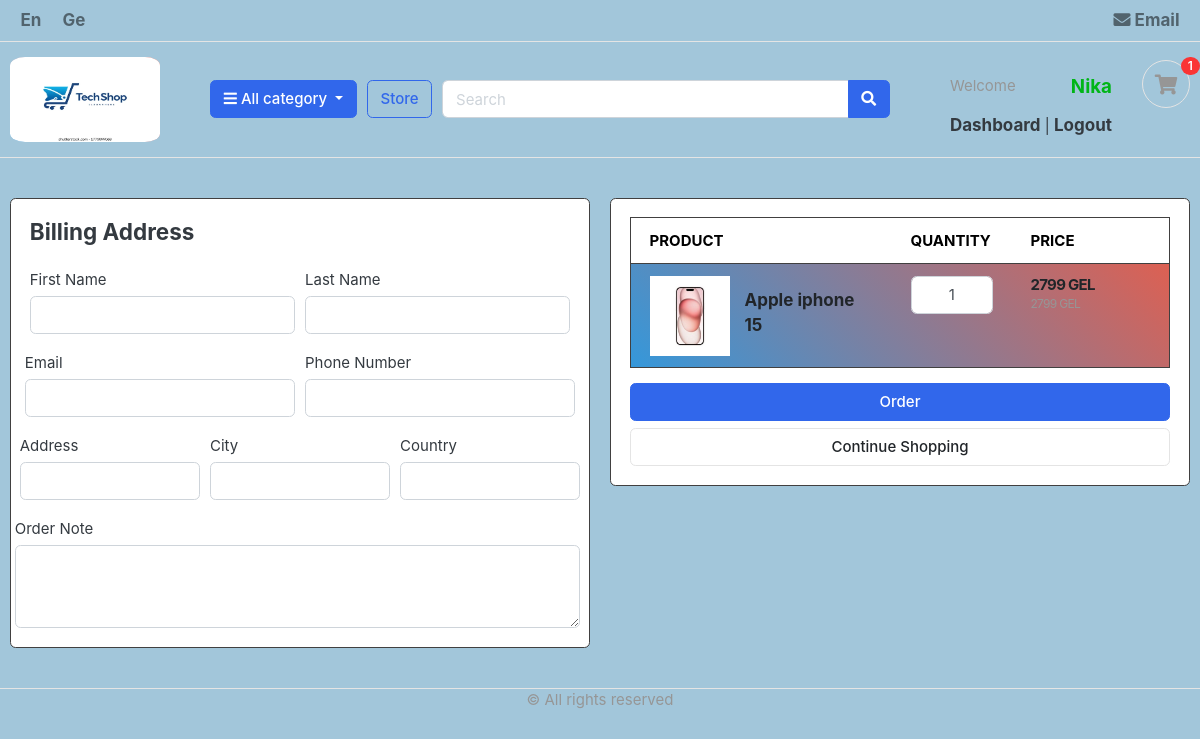
Page /cart/checkout/ (signed in) on the earlier database version.
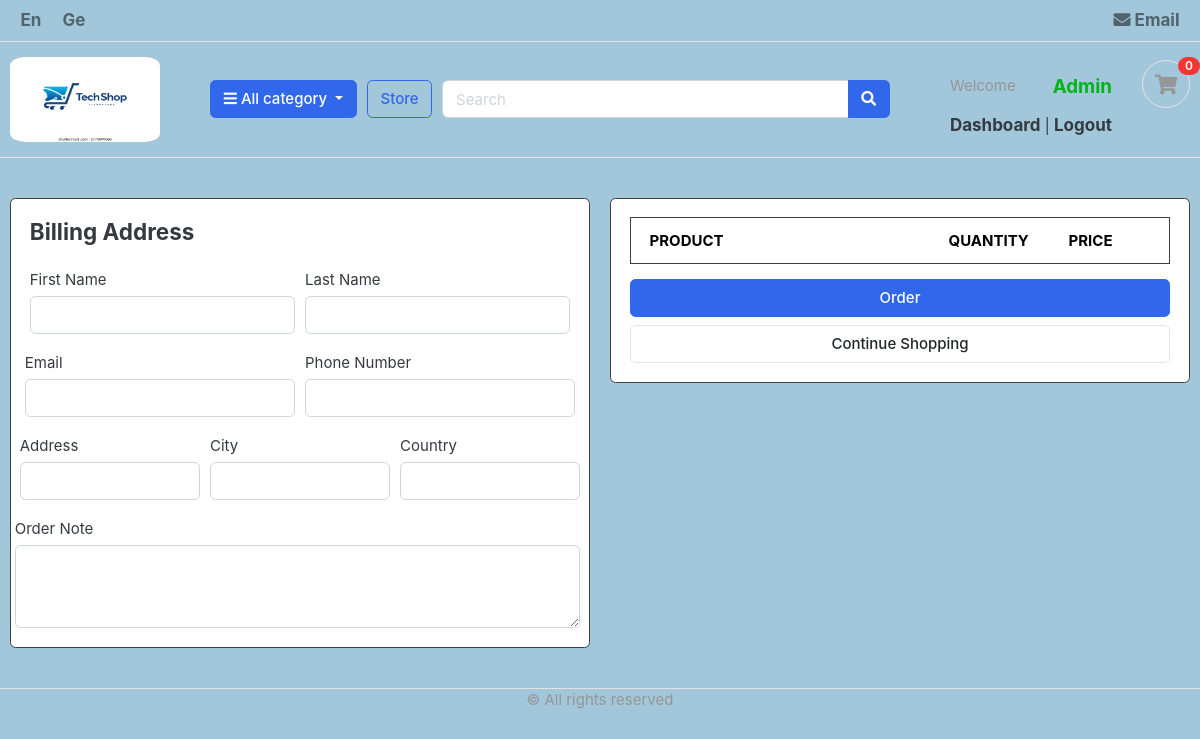
Same page on the later database version.
### accounts/models.py (models this page shows, shortened)
class Account(AbstractBaseUser):
    first_name = models.CharField(max_length=50)
    last_name = models.CharField(max_length=50)
    username = models.CharField(max_length=50, unique=True)
    email = models.EmailField(max_length=50, unique=True)
    phone_number = models.CharField(max_length=50)
    date_joined = models.DateTimeField(auto_now_add=True)
    last_login = models.DateTimeField(auto_now_add=True)
    is_admin = models.BooleanField(default=False)
    is_staff = models.BooleanField(default=False)
    is_active = models.BooleanField(default=False)
    is_superadmin = models.BooleanField(default=False)
    USERNAME_FIELD = 'email'
    REQUIRED_FIELDS = ['username', 'first_name', 'last_name']
    objects = MyAccountManager()

### cart/models.py (models this page shows, shortened)
class CartItem(models.Model):
    user =models.ForeignKey(Account, on_delete=models.CASCADE, null=True)
    product= models.ForeignKey(Product, on_delete=models.CASCADE)
    variations=models.ManyToManyField(Variation, blank=True)
    cart=models.ForeignKey(Cart, on_delete=models.CASCADE, null=True)
    quantity=models.IntegerField()
    is_active=models.BooleanField(default=True)
    def sub_total(self):
        return self.product.price * self.quantity

### store/models.py (models this page shows, shortened)
class Product(models.Model):
    product_name = models.CharField(max_length=200, unique=True)
    slug= models.SlugField(max_length=200, unique=True)
    description=models.TextField(max_length=500, blank=True)
    price = models.IntegerField()
    images=models.ImageField(upload_to='photos/products')
    stock=models.IntegerField()
    is_avaliable=models.BooleanField(default=True)
    category=models.ForeignKey(Category, on_delete=models.CASCADE)
    created_date=models.DateTimeField(auto_now_add=True)
    modified_date=models.DateTimeField(auto_now=True)
    def get_url(self):
        if self.slug:
            url = reverse('product_detail', args=[self.category.slug, self.slug])
            print("URL for {}: {}".format(self.product_name, url))
            return url
        else:
            print("Empty slug for product: {}".format(self.product_name))
            return ''

### cart/views.py (the view)
# urls.py: path('checkout/', views.checkout, name='checkout')
@login_required(login_url='login')
def checkout(request,total=0, quantity=0, cart_items=None):
    try:
        tax= 0
        grand_total=0
        if request.user.is_authenticated:
            cart_items= CartItem.objects.filter(user=request.user, is_active=True)
        else:
            cart = Cart.objects.get(cart_id=_cart_id(request))
            cart_items=CartItem.objects.filter(cart=cart, is_active=True)
        for cart_item in cart_items:
            total+=(cart_item.product.price * cart_item.quantity)
            quantity+=cart_item.quantity
        tax = (2 * total)/100
        grand_total = total + tax
    except Cart.ObjectDoesNotExists:
        pass
    context ={
        'total':total,
        'quantity': quantity,
        'cart_items': cart_items,
        'tax': tax,
        'grand_total': grand_total,
    }
    return render(request, 'store/checkout.html', context)

### cart/context_processors.py (called while the page is built)
def counter(request):
    cart_count=0
    if 'admin' in request.path:
        return {}
    else:
        try:
            cart = Cart.objects.filter(cart_id=_cart_id(request))
            if request.user.is_authenticated:
                cart_items = CartItem.objects.all().filter(user=request.user)
            else:
               cart_items= CartItem.objects.all().filter(cart=cart[:1])
            for cart_item in cart_items:
                cart_count+= cart_item.quantity
        except Cart.DoesNotExist:
            cart_count=0
    return dict(cart_count=cart_count)

### cart/views.py (called while the page is built)
def _cart_id(request):
    cart= request.session.session_key
    if not cart:
        cart = request.session.create()
    return cart

### category/context_processors.py (called while the page is built)
def menu_links(request):
    links = Category.objects.all()
    return dict(links=links)

### category/models.py (called while the page is built)
    def get_url(self):
        return reverse('products_by_category', args=[self.slug])

### templates/store/checkout.html (shortened to what the changed rows need)
{% extends 'base.html' %}
{% load static %}
{% block content %}
<section class="section-content padding-y bg">
    <div class="container">
    <div class="row">
        <aside class="col-lg-6">
            <div class="card">
            <div class="card-body">
                <table class="table table-borderless table-shopping-cart">
                    <thead class="text-muted">
                    <tr class="small text-uppercase">
                      <th scope="col">Product</th>
                      <th scope="col" width="120">Quantity</th>
                      <th scope="col" width="120">Price</th>
                    </tr>
                    </thead>
                    <tbody>
                        {% for cart_item in cart_items %}
                    <tr>
                        <td>
                            <figure class="itemside align-items-center">
                                <div class="aside"><img src="{{ cart_item.product.images.url }}" class="img-sm"></div>
                                <figcaption class="info">
                                    <a href="{{ cart_item.product.get_url }}" class="title text-dark">{{ cart_item.product.product_name }}</a>
                                </figcaption>
                            </figure>
                        </td>
                        <td>
                                       <input type="text" class="form-control text-center"  value="{{cart_item.quantity}}">
                        </td>
                        <td>
                            <div class="price-wrap">
                                <var class="price"> {{cart_item.sub_total}} GEL</var>
                                <small class="text-muted"> {{cart_item.product.price}} GEL </small>
                            </div>
                        </td>
                        <td class="text-right">
                        </td>
                    </tr>
                    {% endfor %}
                    </tbody>
                </table>
            </div>
            </div>
    </aside>
    </div>
    </div>
    </section>
    {% endblock %}

### templates/includes/navbar.html (shortened to what this page needs)
{% load static%}
<header class="section-header">
    <nav class="navbar p-md-0 navbar-expand-sm navbar-light border-bottom">
    <div class="container">
      <div class="collapse navbar-collapse" id="navbarTop4">
        {% load i18n %}
        <ul class="navbar-nav mr-auto">
            <li class="nav-item dropdown">
                <a href="#" class="nav-link">{% trans "En" %}</a>
            </li>
            <li class="nav-item dropdown">
                <a href="#" class="nav-link">{% trans "Ge" %}</a>
            </li>
        </ul>
        <ul class="navbar-nav">
            <li><a href="https://mail.google.com/mail/u/0/#inbox?compose=DmwnWsdMVpJfvjfzWgNDdfXLWMTVmQwBNMtqCvkmtnqQxRbQFDkQSmpfXlgSdlqWmlzFgVPtNVHl" class="nav-link"> <i class="fa fa-envelope"></i> Email </a></li>
        </ul>
      </div>
    </div>
    </nav>
    <section class="header-main border-bottom">
        <div class="container">
    <div class="row align-items-center">
        <div class="col-lg-2 col-md-3 col-6">
            <a href="{% url 'home' %}" class="brand-wrap">
                <img class="logo" src="{% static './images/logo1.png' %}" >
            </a>
        </div>
        <div class="col-lg col-sm col-md col-6 flex-grow-0">
            <div class="category-wrap dropdown d-inline-block float-right">
                <button type="button" class="btn btn-primary dropdown-toggle" data-toggle="dropdown">
                    <i class="fa fa-bars"></i> All category
                </button>
            </div>
        </div>
        <a href="{% url 'store' %}" class="btn btn-outline-primary">Store</a>
        <div class="col-lg  col-md-6 col-sm-12 col">
            <form action="{% url 'search' %}" class="search" method="GET">
                <div class="input-group w-100">
                    <input type="text" class="form-control" style="width:60%;" placeholder="Search" name="keyword">
                    <div class="input-group-append">
                      <button class="btn btn-primary" type="submit">
                        <i class="fa fa-search"></i>
                      </button>
                    </div>
                </div>
            </form>
        </div>
        <div class="col-lg-3 col-sm-6 col-8 order-2 order-lg-3">
                    <div class="d-flex justify-content-end mb-3 mb-lg-0">
                        {% if user.id is None %}
                        <div class="widget-header">
                            <small class="title text-muted">Welcome guest!</small>
                            <div>
                                <a href="{% url 'login' %}">Sign in</a> <span class="dark-transp"> | </span>
                                <a href="{% url 'register' %}">Register</a>
                            </div>
                        </div>
                        {% else %}
                        <div class="widget-header">
                            <div class="profile d-flex justify-content-between">
                                <p class="title text-muted mt-3">Welcome</p>
                                <h5 class="text-success text-capitalize mt-3">{{user.first_name }}</h5>
                            </div>
                            <div>
                                <a href="{% url 'dashboard' %}">Dashboard</a> <span class="dark-transp"> | </span>
                                <a href="{% url 'logout' %}">Logout</a>
                            </div>
                        </div>
                        {% endif%}
                        <a href="{% url 'cart' %}" class="widget-header pl-3 ml-3">
                            <div class="icon icon-sm rounded-circle border"><i class="fa fa-shopping-cart"></i></div>
                            <span class="badge badge-pill badge-danger notify">{{cart_count}}</span>
                        </a>
                    </div>
                </div>
    </div>
        </div>
    </section>
    </header>

Differences in the rows shown:
removed CartItem: product.images (picture), product.product_name "Apple iphone 15", quantity "1", sub_total "2799", product.price "2799"
changed Account: first_name "Nika" → "Admin"
Other differences:
{{ cart_count }}: "1" → "0"
